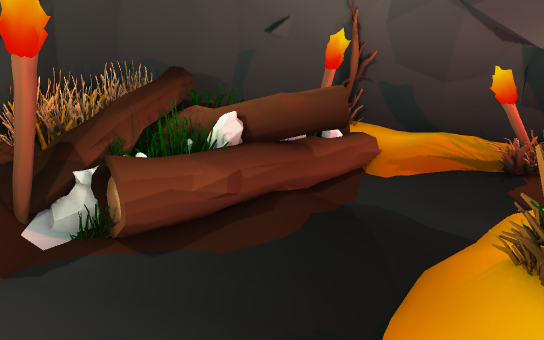
[1] (above)

15 first-person views from a walk through a 3-D level made in the Unity game engine. The camera is 1.3 m above the floor, tilts 10° down and sees 75° across. The floor is counted in squares, 0.5 m on a side. Each view is taken from the middle of a square. On the plan, view 1 faces up. The plan holds only what a view shows up to about 20 squares ahead; the rest is blank. The place goes on beyond the plan. The player character is not drawn. Some surface patterns are stand-ins.

[2]
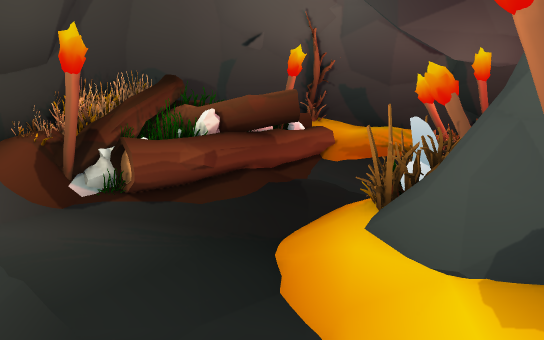

[3]
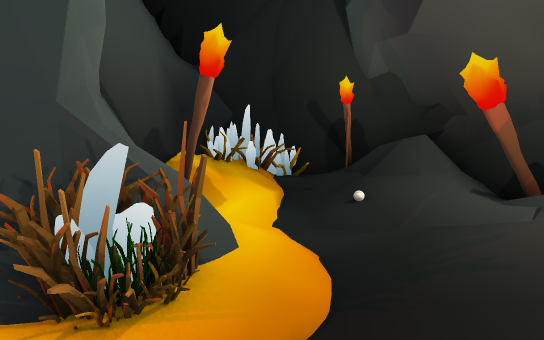

[4]
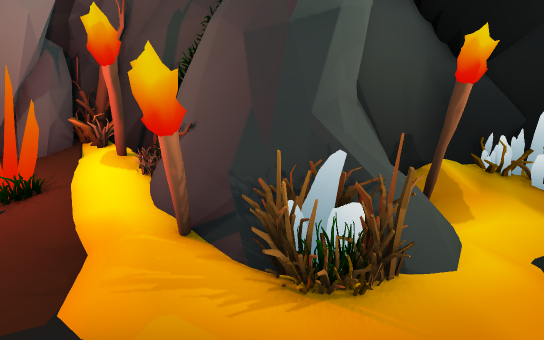

[5]
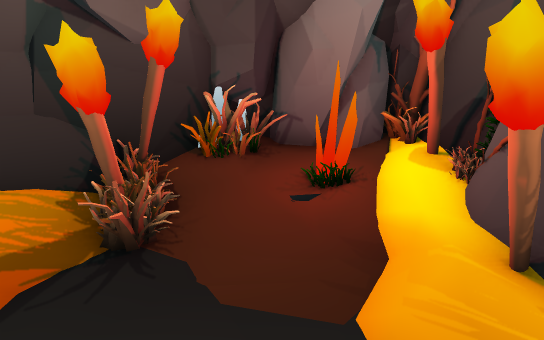

[6]
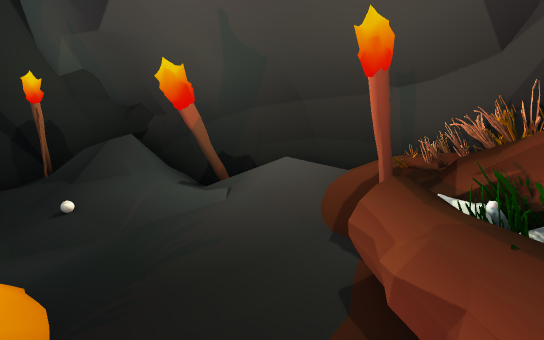

[7]
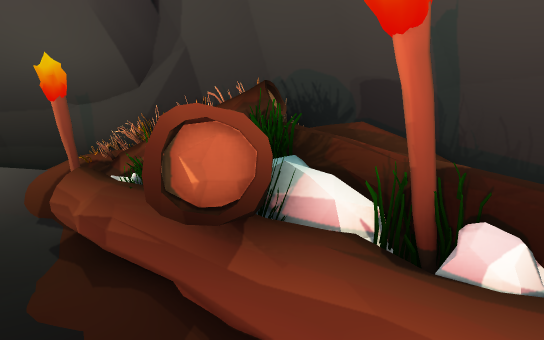

[8]
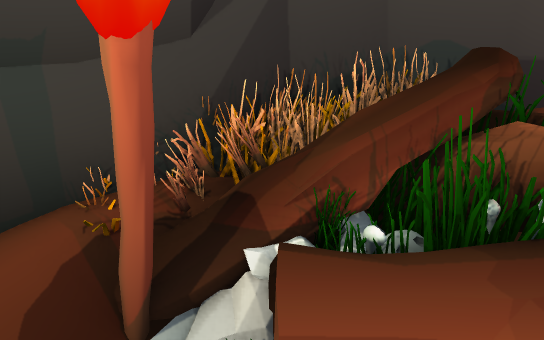

[9]
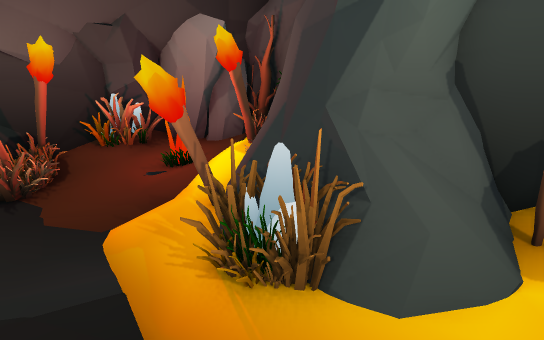

[10]
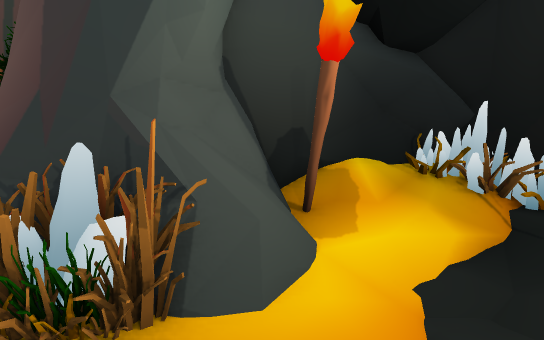

[11]
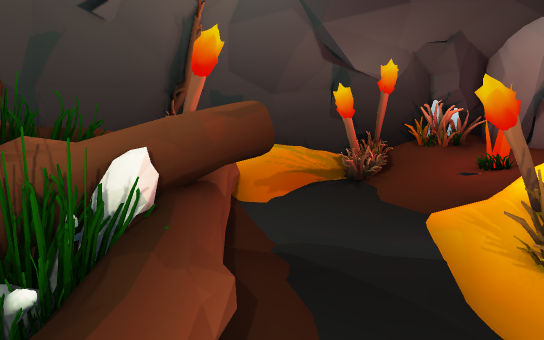

[12]
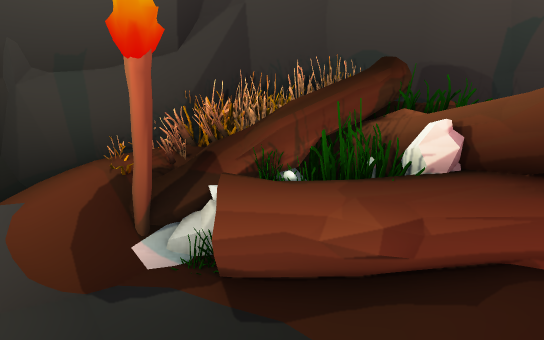

[13]
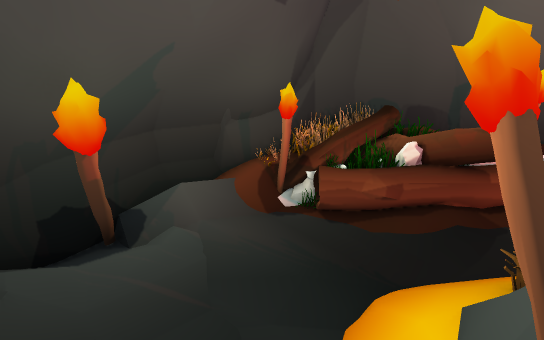

[14]
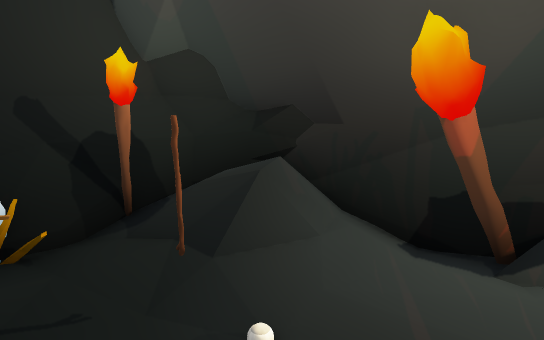

[15]
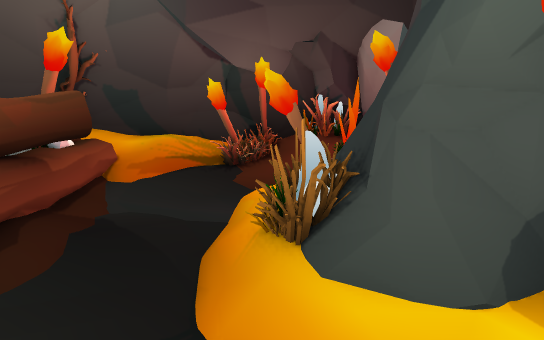

### Floor plan
Key: @ floor where view 1 was taken; # wall or solid block; . main floor; : floor 0.25 m higher than the main floor; + floor 0.5 m higher than the main floor; * floor 1 m higher than the main floor; % floor 1.25 m higher than the main floor; / step, stairs or slope; = window, fence, low wall or low ledge; ^ raised ledge; B bones; O other object.
Columns run from 6 left of view 1 to 12 right of it. Each row starts with its distance up from view 1.
 13     #####O##
 12    ##^=OO=# #####
 11   ##^^OO#=::##OO##
 10  #OOOOO##:::#OOO###
  9    #=%###.::::++OO#
  8  OO=B==:..::::++#O#
  7  OOBO=::..:::++OOO#
  6  OOO=...../#=//OOO#
  5  OO#=..../O#=###*OO
  4 ###::.../OOO#####O#
  3 ## :::..:OO### ##
  2 ## ::::.:+=##
  1 ### :.../#=##
  0   ##:.@..###
 -1   ##::..///#
 -2   ##::../+/#
 -3    ##/#./:/#
 -4    ##/..///#
 -5    ##/../O #
 -6    ### OOOO#
 -7    # # .OO##
 -8    #  #OOO##

Where each view was taken, in squares from view 1:
view 1: 0 up, 0 right, facing up
view 2: 3 down, 1 right, facing up
view 3: 8 up, 2 right, facing down
view 4: 8 up, 1 right, facing down-right
view 5: 8 up, 2 right, facing right
view 6: 8 up, 2 right, facing down-left
view 7: 10 up, 5 right, facing left
view 8: 4 up, 1 left, facing up-left
view 9: 4 up, 1 left, facing right
view 10: 5 up, 0 right, facing down-right
view 11: 4 up, 3 left, facing up-right
view 12: 3 up, 1 right, facing up-left
view 13: 3 down, 4 right, facing up-left
view 14: 1 up, 2 right, facing down-left
view 15: 0 up, 1 left, facing up-right
